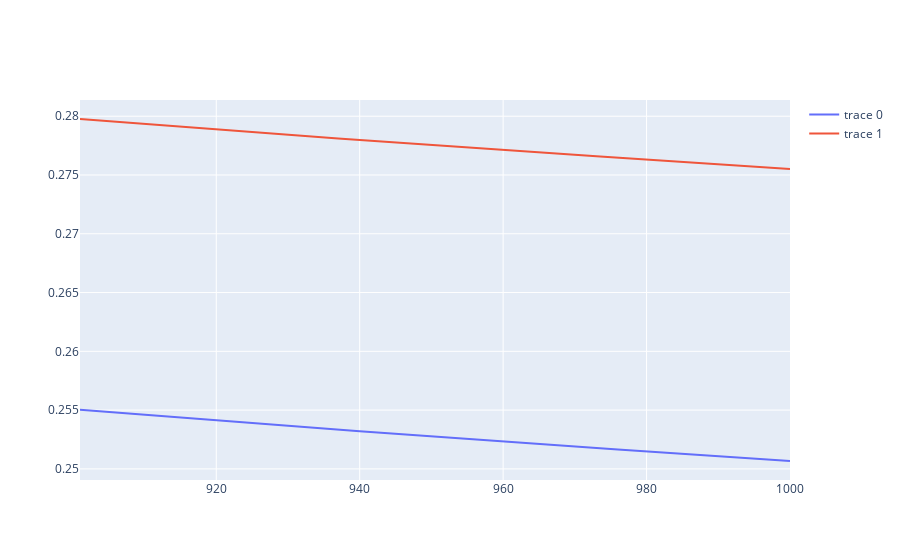

Notebook cell for this chart:
### Code cell
losses = pd.DataFrame(sorting_hat.losses)
fig = go.Figure()
fig.add_trace(go.Line(x = losses['step'][-100:], y = losses['train_loss'][-100:]))
fig.add_trace(go.Line(x = losses['step'][-100:], y = losses['test_loss'][-100:]))
fig.show()
